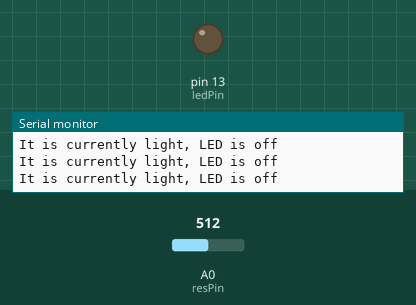
Bench run of a sketch on a simulated Arduino Uno, built with avr-gcc and run on an emulated ATmega328P. On the bench: output pins drawn as LEDs (lit = HIGH), the last lines printed to the serial monitor. The inputs (shaded band) are chosen by the test bench; at power-on: A0 (resPin) = 512.

Above: at 1.2 s.
1.3 s: A0 (resPin) set to 317
4.3 s: A0 (resPin) set to 288
At 5.7 s:
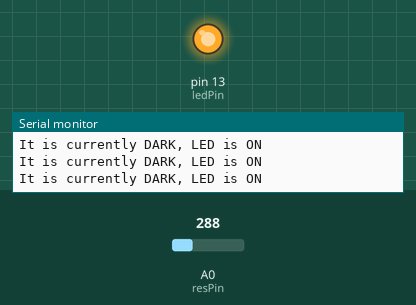
Timing chart, 0 to 7.3 s (numbered marks = the images above; inputs shaded):
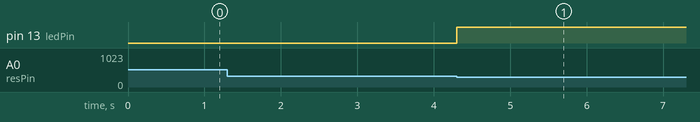

The sketch:

ledreisstor.ino
```cpp
const int ledPin = 13;
const int resPin = A0;


void setup() {

  Serial.begin(9600);
  pinMode(ledPin, OUTPUT);
  pinMode(resPin, INPUT);
}

void loop() {
//check if resistor is past threshold and change LED status accordingly
  int resStatus = analogRead(resPin);

   if (resStatus <=300) {

    digitalWrite(ledPin, HIGH);
    Serial.println("It is currently DARK, LED is ON");

   }
  else {

    digitalWrite(ledPin, LOW);
    Serial.println("It is currently light, LED is off");
  }
}
```

Measured:
- the behaviour switches between 301 and 300 on A0 (resPin) (found by bisection; images 0 and 1)
- after the input at 4.3 s, pin 13 (ledPin): LOW → HIGH at once
